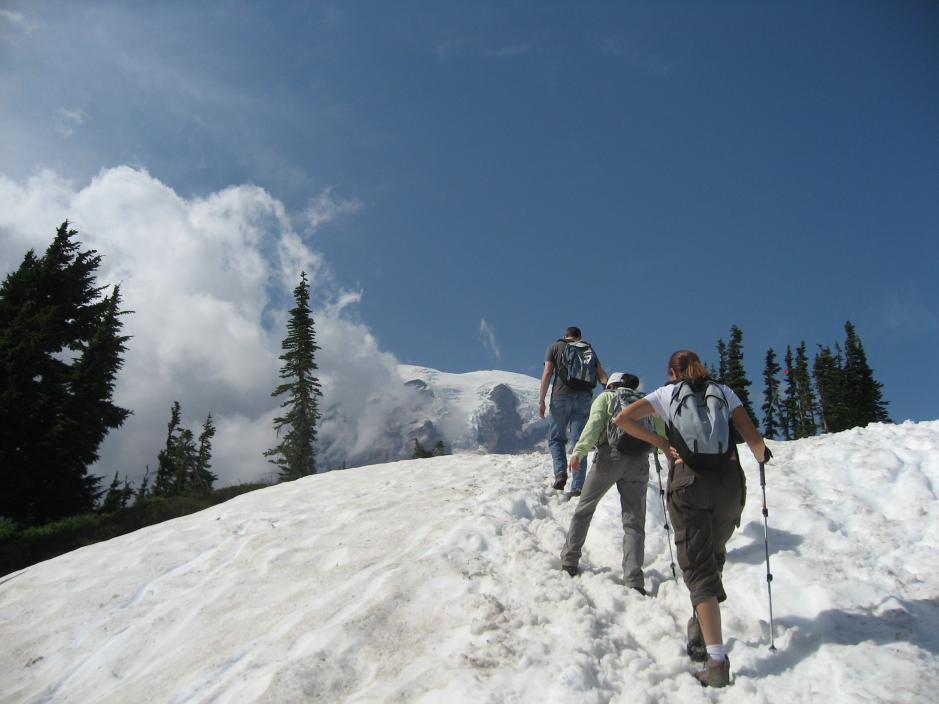
%> input picture assignment3_result/data/hiking.jpg, 2816 x 2112 px (shown at 1/3 size); the run also reads 1 picture not shown here
$ octave HW3_Q3_MixedGradientBlending_NC.m   (GNU Octave 9; MATLAB toolbox functions it lacks are replaced by stand-ins)
%> lines starting %> are read from the running program, lines starting %| are printed output that depends on the picture; in (x1, y1, x2, y2) boxes, pixels count from 0 and x2, y2 are one past the last pixel; in counts of white or black regions, pixels touching at a corner belong together; the program's own positions count from 1
### assignment3_result/blending_source_code/mixed_gradient_blending.m
function result = poisson_blending(X_target, X_source, M_source, bbox)
    disp('Start blending')
    imc = 3;

    crop_target = X_target(bbox(1, 1):bbox(2, 1), ...
                           bbox(1, 2):bbox(2, 2), :);
    crop_mask = M_source(bbox(1, 1):bbox(2, 1), ...
                           bbox(1, 2):bbox(2, 2));
    crop_source = X_source(bbox(1, 1):bbox(2, 1), ...
                           bbox(1, 2):bbox(2, 2), :);


    H_ = bbox(2, 1) - bbox(1, 1) + 1;
    W_ = bbox(2, 2) - bbox(1, 2) + 1;

    im2var = zeros(H_, W_);
    im2var(1:H_ * W_) = 1:H_ * W_;

    result = zeros(H_, W_, 3);

    % Blending
    % Create matrix A
    disp('Creating matrix A');
    % Av - b
    % A: Transform matrix[H x W x 2, H x W]
    % Number of non-zeros: 5 per each pixels
    A = sparse([], [], [], H_ * W_ * 2, H_ * W_, H_ * W_ * 5);

    e = 0;
    % Gradients for h direction
    for h=1:H_ - 1
        for w=1:W_
            e = e + 1;
            if(crop_mask(h, w)==0 && crop_mask(h+1, w) == 0)
                % TT case
                A(e, im2var(h, w)) = 1;
            elseif (crop_mask(h, w)==0 && crop_mask(h+1, w) == 1)
                % TS Case
                A(e, im2var(h, w)) = 1;
            elseif (crop_mask(h, w)==1 && crop_mask(h+1, w) == 0)
                % ST Case
                A(e, im2var(h, w)) = 1;
            else
                % SS Case
                A(e, im2var(h + 1, w)) = 1;
                A(e, im2var(h, w)) = -1;
            end
        end
    end
    % Gradients for w direction
    for h=1:H_
        for w=1:W_ - 1
            e = e + 1;
            if(crop_mask(h, w)==0 && crop_mask(h, w+1) == 0)
                % TT case
                A(e, im2var(h, w)) = 1;
            elseif (crop_mask(h, w)==0 && crop_mask(h, w+1) == 1)
                % TS Case
                A(e, im2var(h, w)) = 1;
            elseif (crop_mask(h, w)==1 && crop_mask(h, w+1) == 0)
                % ST Case
                A(e, im2var(h, w)) = 1;
            else
                % SS Case
                A(e, im2var(h, w+1)) = 1;
                A(e, im2var(h, w)) = -1;
            end
        end
    end

    % H initial condition
    for h=1:H_
        e = e + 1;
        A(e, im2var(h, W_)) = 1;
    end
    % W initial condition
    for w=1:W_
        e = e + 1;
        A(e, im2var(H_, w)) = 1;
    end
    toc
    disp("Done !");


    for c=1:imc
        disp(['Creating matrices at channel ' num2str(c) ' ...']);
        % v: Target image [H x W]
        v = zeros(H_ * W_, 1);

        % b: Gradients of x and y direction and a pixel [H x W x 2]
        b = zeros(H_ * W_ * 2, 1, 'double');

        e = 0;
        % Gradients for h direction
        for h=1:H_ - 1
            for w=1:W_
                e = e + 1;
                if(crop_mask(h, w)==0 && crop_mask(h+1, w) == 0)
                    % TT case
                    b(e) = crop_target(h, w, c);
                elseif (crop_mask(h, w)==0 && crop_mask(h+1, w) == 1)
                    % TS Case
                    if(abs(crop_source(h+1, w, c) - crop_source(h, w, c)) > abs(crop_target(h+1, w, c) - crop_target(h, w, c)))
                        b(e) = crop_source(h+1, w, c) - crop_source(h, w, c) + crop_target(h, w, c);
                    else
                        b(e) = crop_target(h+1, w, c) - crop_target(h, w, c) + crop_target(h, w, c);
                    end
                elseif (crop_mask(h, w)==1 && crop_mask(h+1, w) == 0)
                    % ST Case
                    if(abs(crop_source(h+1, w, c) - crop_source(h, w, c)) > abs(crop_target(h+1, w, c) - crop_target(h, w, c)))
                        b(e) = crop_source(h+1, w, c) - crop_source(h, w, c) + crop_target(h, w, c);
                    else
                        b(e) = crop_target(h+1, w, c) - crop_target(h, w, c) + crop_target(h, w, c);
                    end
                else
                    % SS Case
                    if(abs(crop_source(h+1, w, c) - crop_source(h, w, c)) > abs(crop_target(h+1, w, c) - crop_target(h, w, c)))
                       b(e) = crop_source(h+1, w, c) - crop_source(h, w, c);
                    else
                        b(e) = crop_target(h+1, w, c) - crop_target(h, w, c);
                    end
                end
            end
        end
        % Gradients for w direction
        for h=1:H_
            for w=1:W_-1
                e = e + 1;
                if(crop_mask(h, w)==0 && crop_mask(h, w+1) == 0)
                    % TT case
                    b(e) = crop_target(h, w, c);
                elseif (crop_mask(h, w)==0 && crop_mask(h, w+1) == 1)
                    % TS Case
                    if(abs(crop_source(h, w+1, c) - crop_source(h, w, c)) > abs(crop_target(h, w+1, c) - crop_target(h, w, c)))
                        b(e) = crop_source(h, w+1, c) - crop_source(h, w, c) + crop_target(h, w, c);
                    else
                        b(e) = crop_target(h, w+1, c) - crop_target(h, w, c) + crop_target(h, w, c);
                    end
                elseif (crop_mask(h, w)==1 && crop_mask(h, w+1) == 0)
                    % ST Case
                    if(abs(crop_source(h, w+1, c) - crop_source(h, w, c)) > abs(crop_target(h, w+1, c) - crop_target(h, w, c)))
                        b(e) = crop_source(h, w+1, c) - crop_source(h, w, c) + crop_target(h, w, c);
                    else
                        b(e) = crop_target(h, w+1, c) - crop_target(h, w, c) + crop_target(h, w, c);
                    end
                else
                    % SS Case
                    if(abs(crop_source(h, w+1, c) - crop_source(h, w, c)) > abs(crop_target(h, w+1, c) - crop_target(h, w, c)))
                       b(e) = crop_source(h, w+1, c) - crop_source(h, w, c);
                    else
                        b(e) = crop_target(h, w+1, c) - crop_target(h, w, c);
                    end
                end
            end
        end

        % H initial condition
        for h=1:H_
            e = e + 1;
            b(e) = crop_target(h, W_);
        end

        % W initial condition
        for w=1:W_
            e = e + 1;
            b(e) = crop_target(H_, w);
        end

        toc
        disp(['Start solving at channel ' num2str(c) ' ...']);
        v = A \ b;
        toc
        disp('Done !');

        result(:, :, c) = reshape(v, [H_ W_]);
    end

end

### assignment3_result/HW3_Q3_MixedGradientBlending_NC.m
clear; clc; close all;
%% Q3. Mixed gradient blending (10 pts)
disp('Q3. Mixed gradient blending (10 pts) ...');
tic

% Read image
% Target image
X_target = imread('data/hiking.jpg');
X_target = im2double(X_target);

[X, N_, N_] = imread('data/preprocessed/penguin_original.png');
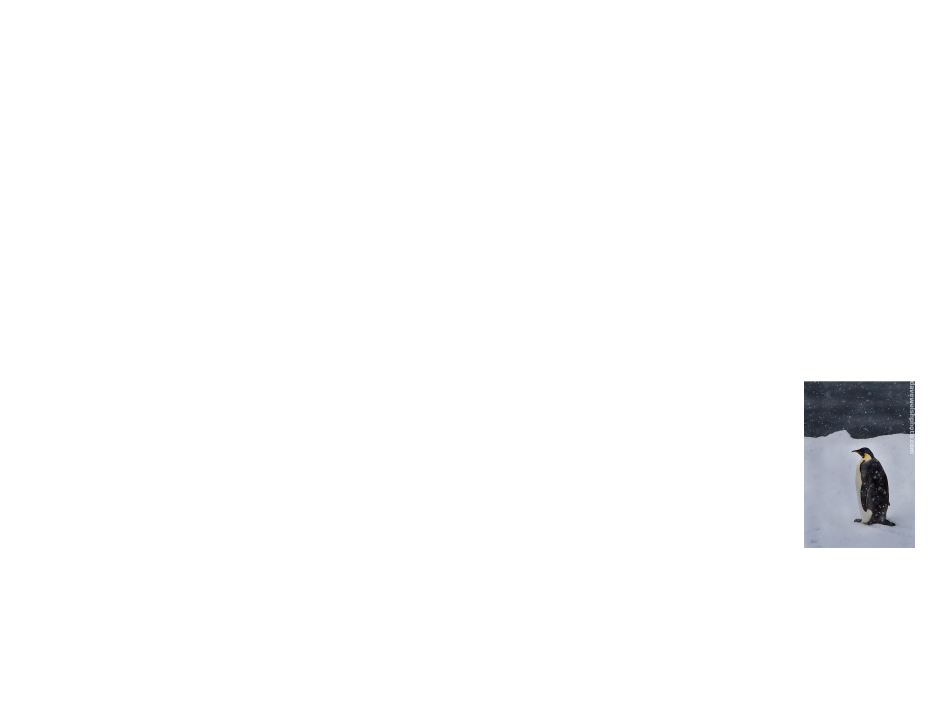
%> input picture assignment3_result/data/preprocessed/penguin_original.png, 2816 x 2112 px (shown at 1/3 size)
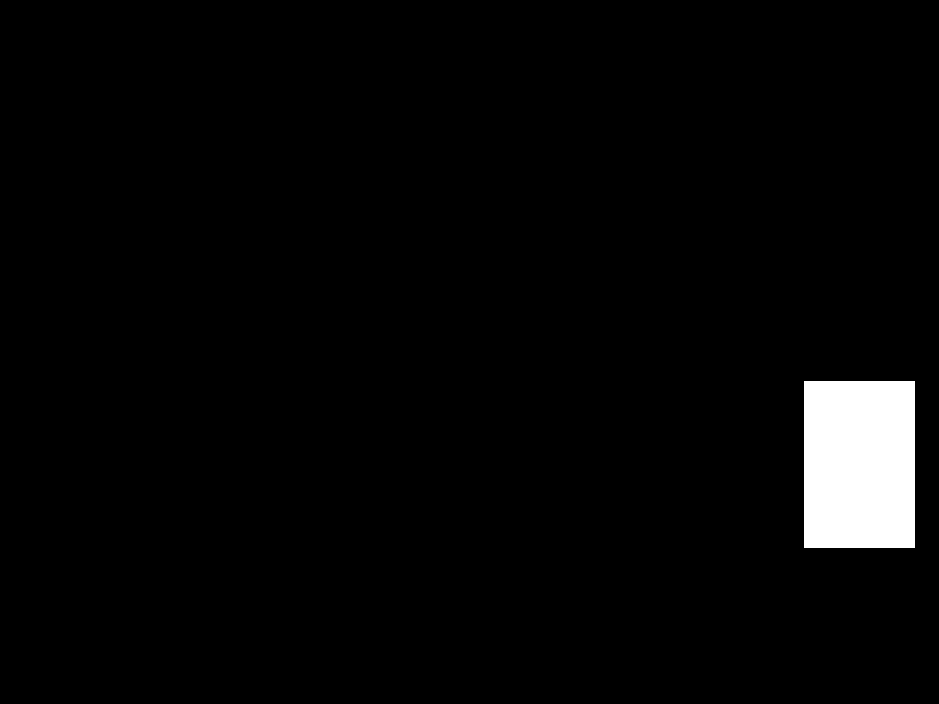
%> N_: size 2112x2816 uint8 (shown at 1/3 size); 2.8% white; 1 white region, box (x1, y1, x2, y2) and area: (2412, 1144, 2745, 1644) 166500
[N_, N_, alpha] = imread('data/preprocessed/penguin.png');
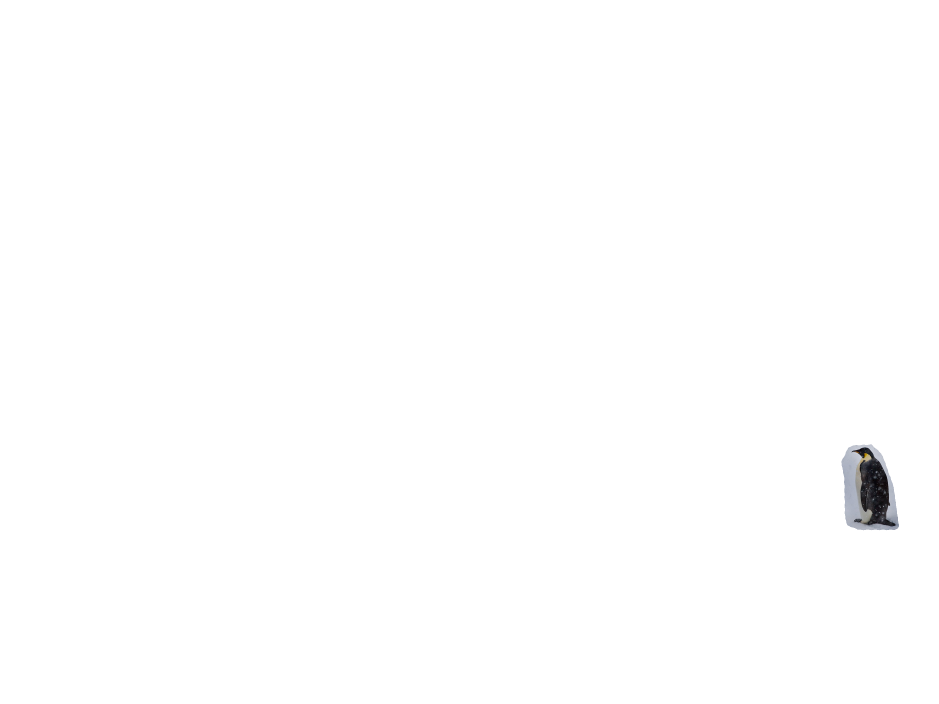
%> input picture assignment3_result/data/preprocessed/penguin.png, 2816 x 2112 px (shown at 1/3 size)
%> alpha: size 2112x2816 uint8; min 0, max 255, mean 1.5
%> N_ = []
[imh, imw, imc] = size(X);
%> imh = 2112; imw = 2816; imc = 3
X_penguin = im2double(X);
M_penguin = zeros([imh imw]);
M_penguin(alpha > 0) = 1;
%> M_penguin: size 2112x2816 double; values 0 (black) and 1 (white), 0.59% white; 1 white region, box (x1, y1, x2, y2) and area: (2524, 1333, 2697, 1591) 35074


[X, N_, N_] = imread('data/preprocessed/chick_original.png');
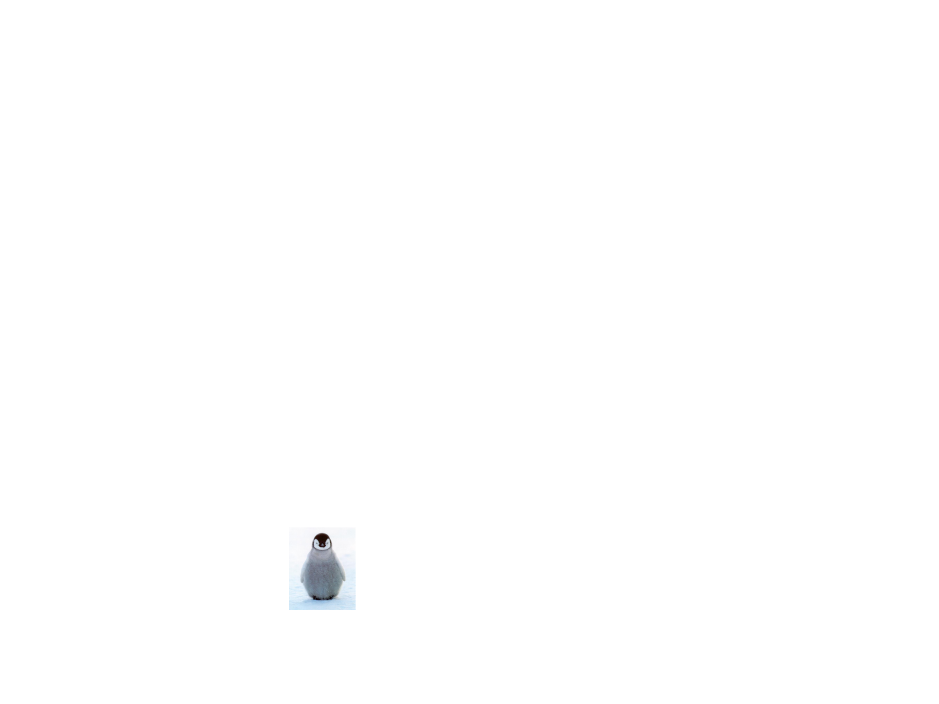
%> input picture assignment3_result/data/preprocessed/chick_original.png, 2816 x 2112 px (shown at 1/3 size)
%> N_: size 2112x2816 uint8; min 0, max 255, mean 2.1
[N_, N_, alpha] = imread('data/preprocessed/chick.png');
%> alpha: size 2112x2816 uint8; min 0, max 255, mean 1.3
[imh, imw, imc] = size(X);
X_chick = im2double(X);
M_chick = zeros([imh imw]);
M_chick(alpha > 0) = 1;
%> M_chick: size 2112x2816 double; values 0 (black) and 1 (white), 0.54% white; 1 white region, box (x1, y1, x2, y2) and area: (871, 1588, 1051, 1820) 31983

% Blending
% To reduce process complexity, crop processing area to sub image.
bbox_chick = [1554 844; 1848 1078];
bbox_penguin = [1308 2494; 1617 2725];

% Penguin blending
% result_penguin_poisson = poisson_blending(X_target, X_penguin, M_penguin, bbox_penguin);
result_penguin_mixedg = mixed_gradient_blending(X_target, X_penguin, M_penguin, bbox_penguin);
%> in poisson_blending, `crop_mask = M_source(bbox(1, 1):bbox(2, 1), bbox(1, 2):bbox(2, 2));`: crop_mask: size 310x232 double; values 0 (black) and 1 (white), 48.8% white; 1 white region, box (x1, y1, x2, y2) and area: (31, 26, 204, 284) 35074
%> in poisson_blending, `crop_source = X_source(bbox(1, 1):bbox(2, 1), bbox(1, 2):bbox(2, 2), :);`:
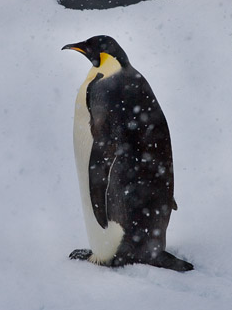
%> crop_source: size 310x232x3 double; mean R, G, B 0.557, 0.572, 0.614
%> after the loop in poisson_blending, `for h=1:H_ - 1`: e = 71688
%> after the loop in poisson_blending, `for h=1:H_`: e = 143298
%> after the loop in poisson_blending, `for h=1:H_`: e = 143608
%> after the loop in poisson_blending, `for w=1:W_`: e = 143840
%> after the loop in poisson_blending, `for c=1:imc`:
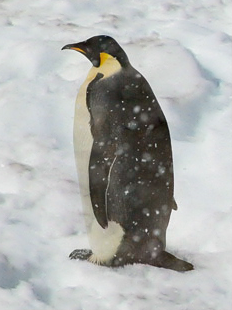
%> result: size 310x232x3 double; mean R, G, B 0.72, 0.728, 0.72; drawn with min black and max white

% Chick blending
% result_chick_poisson = poisson_blending(X_target, X_chick, M_chick, bbox_chick);
result_chick_mixedg = mixed_gradient_blending(X_target, X_chick, M_chick, bbox_chick);
%> call 2 of poisson_blending, with bbox = [1554 844; 1848 1078]
%> in poisson_blending (call 2), `crop_mask = M_source(bbox(1, 1):bbox(2, 1), bbox(1, 2):bbox(2, 2));`: crop_mask: size 295x235 double; values 0 (black) and 1 (white), 46.1% white; 1 white region, box (x1, y1, x2, y2) and area: (28, 35, 208, 267) 31983
%> in poisson_blending (call 2), `crop_source = X_source(bbox(1, 1):bbox(2, 1), bbox(1, 2):bbox(2, 2), :);`:
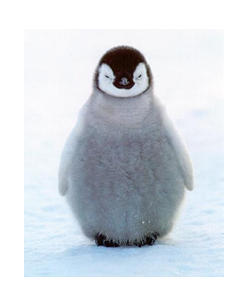
%> crop_source: size 295x235x3 double; mean R, G, B 0.82, 0.843, 0.869
%> (the run ends here)
